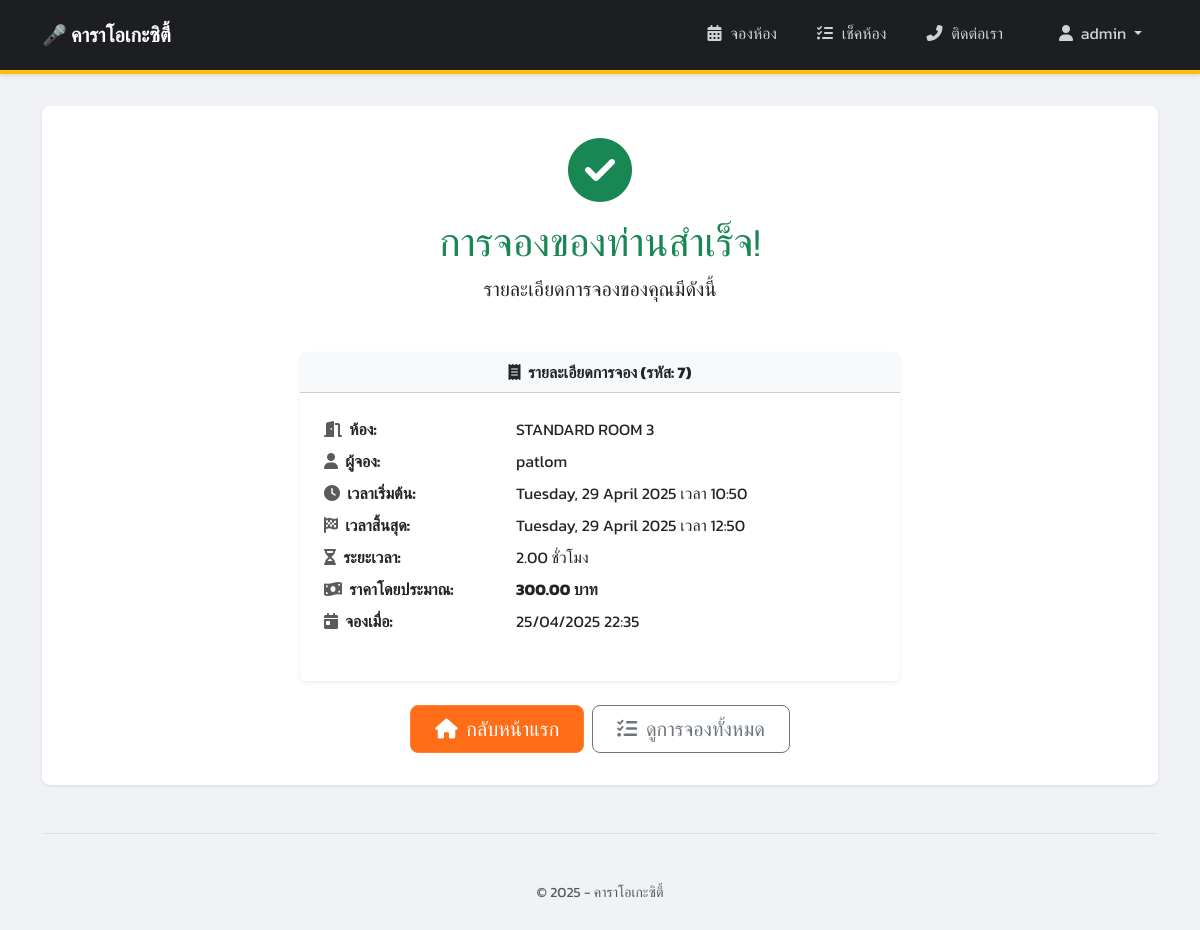
The app's page /booking/booking/success/7/ (signed in) with its own data.
### booking/models.py (models this page shows, shortened)
class Booking(models.Model):
    room = models.ForeignKey(Room, on_delete=models.CASCADE, related_name='bookings') # เชื่อมโยงไปยังห้อง
    user_name = models.CharField(max_length=100) # ชื่อผู้จอง (แบบง่ายก่อน)
    start_time = models.DateTimeField()          # วันเวลาเริ่มต้น
    end_time = models.DateTimeField()            # วันเวลาสิ้นสุด
    booking_time = models.DateTimeField(default=timezone.now) # วันเวลาที่ทำการจอง (ใส่ค่าอัตโนมัติ)
    @property
    def duration_hours(self):
        if self.start_time and self.end_time:
            duration = self.end_time - self.start_time
            if duration.total_seconds() > 0:
                return duration.total_seconds() / 3600
        return 0 # คืนค่า 0 ถ้าไม่มี start/end time หรือ duration ไม่เป็นบวก
    @property
    def total_price(self):
        if self.start_time and self.end_time and self.room and self.room.price_per_hour is not None:
            try:
                duration_decimal = Decimal(str(self.duration_hours))
                calculated_price = (duration_decimal * self.room.price_per_hour).quantize(Decimal('0.01'))
                return calculated_price
            except Exception as e:
                print(f"Error calculating total_price: {e}") # แสดง error ใน console (สำหรับ debug)
                return Decimal('0.00') # คืนค่า 0 เพื่อป้องกัน Error หน้าเว็บ
        return Decimal('0.00')

class Room(models.Model):
    name = models.CharField(max_length=100, unique=True) # ชื่อห้อง (ไม่ซ้ำกัน)
    capacity = models.PositiveIntegerField()             # ความจุ (จำนวนเต็มบวก)
    price_per_hour = models.DecimalField(max_digits=8, decimal_places=2) # ราคาต่อชั่วโมง

### booking/views.py (the view)
# urls.py: path('booking/success/<int:booking_id>/', views.booking_success, name='booking_success'), # หน้าจองสำเร็จ
def booking_success(request, booking_id):
    booking = get_object_or_404(Booking, pk=booking_id)
    context = {'booking': booking}
    return render(request, 'booking/booking_success.html', context)

### booking/templates/booking/booking_success.html (shortened to what this page needs)
{% extends "booking/base.html" %}
{% block content %}
    <div class="text-center mb-5">
      <i class="fas fa-check-circle fa-4x text-success mb-3"></i>
      <h2 class="display-6 text-success">การจองของท่านสำเร็จ!</h2>
      <p class="lead">รายละเอียดการจองของคุณมีดังนี้</p>
    </div>
    <div class="card shadow-sm mb-4 mx-auto" style="max-width: 600px;">
        <div class="card-header text-center bg-light fw-bold">
            <i class="fas fa-receipt me-1"></i> รายละเอียดการจอง (รหัส: {{ booking.id }})
        </div>
        <div class="card-body p-4">
            <dl class="row">
              <dt class="col-sm-4"><i class="fas fa-door-open me-1 text-muted"></i> ห้อง:</dt>
              <dd class="col-sm-8">{{ booking.room.name }}</dd>
              <dt class="col-sm-4"><i class="fas fa-user me-1 text-muted"></i> ผู้จอง:</dt>
              <dd class="col-sm-8">{{ booking.user_name }}</dd>
              <dt class="col-sm-4"><i class="fas fa-clock me-1 text-muted"></i> เวลาเริ่มต้น:</dt>
              <dd class="col-sm-8">{{ booking.start_time|date:"l, d F Y เวลา H:i" }}</dd>
              <dt class="col-sm-4"><i class="fas fa-flag-checkered me-1 text-muted"></i> เวลาสิ้นสุด:</dt>
              <dd class="col-sm-8">{{ booking.end_time|date:"l, d F Y เวลา H:i" }}</dd>
              <dt class="col-sm-4"><i class="fas fa-hourglass-half me-1 text-muted"></i> ระยะเวลา:</dt>
              <dd class="col-sm-8">{{ booking.duration_hours|floatformat:2 }} ชั่วโมง</dd>
              <dt class="col-sm-4"><i class="fas fa-money-bill-wave me-1 text-muted"></i> ราคาโดยประมาณ:</dt>
              <dd class="col-sm-8 fw-bold">{{ booking.total_price|floatformat:2 }} บาท</dd>
              <dt class="col-sm-4 text-truncate"><i class="fas fa-calendar-day me-1 text-muted"></i> จองเมื่อ:</dt>
              <dd class="col-sm-8">{{ booking.booking_time|date:"d/m/Y H:i" }}</dd>
            </dl>
        </div>
    </div>
    <div class="text-center mt-4 d-grid gap-2 d-sm-flex justify-content-sm-center">
        <a href="{% url 'room_list' %}" class="btn btn-primary btn-lg px-4 gap-3">
            <i class="fas fa-home me-1"></i> กลับหน้าแรก
        </a>
        <a href="{% url 'all_bookings' %}" class="btn btn-outline-secondary btn-lg px-4">
             <i class="fas fa-list-check me-1"></i> ดูการจองทั้งหมด
        </a>
    </div>
{% endblock %}

### booking/templates/booking/base.html (shortened to what this page needs)
<!DOCTYPE html>
<html lang="th">
<head>
    <link href="https://cdn.jsdelivr.net/npm/bootstrap@5.3.3/dist/css/bootstrap.min.css" rel="stylesheet">
    <link rel="stylesheet" href="https://cdnjs.cloudflare.com/ajax/libs/font-awesome/6.5.2/css/all.min.css" />
</head>
<body>
    <nav class="navbar navbar-expand-lg custom-navbar">
        <div class="container">
            <a class="navbar-brand" href="{% url 'room_list' %}">
                 🎤 คาราโอเกะซิตี้
            </a>
            <div class="collapse navbar-collapse" id="navbarSupportedContent">
              <ul class="navbar-nav ms-auto mb-2 mb-lg-0 align-items-center">
                <li class="nav-item">
                  <a class="nav-link {% if request.resolver_match.url_name == 'room_list' %}active{% endif %}" aria-current="page" href="{% url 'room_list' %}"><i class="fas fa-calendar-alt"></i> จองห้อง</a>
                </li>
                <li class="nav-item">
                  <a class="nav-link {% if request.resolver_match.url_name == 'all_bookings' %}active{% endif %}" href="{% url 'all_bookings' %}"><i class="fas fa-list-check"></i> เช็คห้อง</a>
                </li>
                <li class="nav-item">
                  <a class="nav-link" href="#" data-bs-toggle="modal" data-bs-target="#contactModal">
                    <i class="fas fa-phone-alt"></i> ติดต่อเรา
                  </a>
                </li>
                {% if user.is_authenticated %}
                    <li class="nav-item dropdown ms-lg-3">
                        <a class="nav-link dropdown-toggle" href="#" id="navbarUserDropdown" role="button" data-bs-toggle="dropdown" aria-expanded="false">
                            <i class="fas fa-user me-1"></i> {{ user.username }}
                        </a>
                    </li>
                {% else %}
                    {% comment %} --- แสดงเมื่อผู้ใช้ยังไม่ได้ล็อกอิน --- {% endcomment %}
                    <li class="nav-item login-button ms-lg-3">
                      <a class="nav-link" href="{% url 'login' %}"><i class="fas fa-user-circle"></i> เข้าสู่ระบบ</a>
                    </li>
                {% endif %}
              </ul>
            </div>
        </div>
    </nav>
    <div class="container mt-4">
        <main>
{% block content %}
            {% endblock %}
        </main>
        <footer class="pt-4 my-md-5 pt-md-5 border-top text-center">
            <small class="d-block mb-3 text-muted">&copy; 2025 - คาราโอเกะซิตี้</small>
        </footer>
    </div>
</body>
</html>

### booking/templates/booking/base.html (style rules this page uses)
body { font-family: 'Kanit', sans-serif; background-color: #f0f2f5; padding-top: 0; padding-bottom: 20px; }
.navbar.custom-navbar { background-color: #1c1e21; padding-top: 0.8rem; padding-bottom: 0.8rem; border-bottom: 4px solid #ffc107; box-shadow: 0 2px 4px rgba(0,0,0,.1); }
.navbar.custom-navbar .navbar-brand { color: #ffffff; font-weight: bold; }
.navbar.custom-navbar .navbar-nav .nav-link { color: rgba(255, 255, 255, 0.8); padding: 0.5rem 1rem; margin-left: 0.5rem; border-bottom: 4px solid transparent; transition: color 0.2s ease, border-color 0.2s ease; }
.navbar.custom-navbar .navbar-nav .nav-link i { margin-right: 5px; }
.navbar.custom-navbar .navbar-nav .dropdown-toggle { color: rgba(255, 255, 255, 0.8); }
.container { max-width: 1140px; }
main { background-color: #ffffff; padding: 2rem; border-radius: 8px; box-shadow: 0 1px 3px rgba(0,0,0,.1); margin-top: 2rem; }
footer { margin-top: 3rem; }
.card { border: none; box-shadow: 0 1px 4px rgba(0, 0, 0, 0.08); transition: transform 0.2s ease-in-out, box-shadow 0.2s ease-in-out; }
.btn-primary { background-color: #ff6d18; border-color: #ff8138; }

### records on screen
Booking: id "7", room.name "STANDARD ROOM 3", user_name "patlom", start_time "Tuesday, 29 April 2025 เวลา 10:50", end_time "Tuesday, 29 April 2025 เวลา 12:50", duration_hours "2.00", total_price "300.00", booking_time "25/04/2025 22:35"

### other values on screen
{{ user.username }} "admin"
